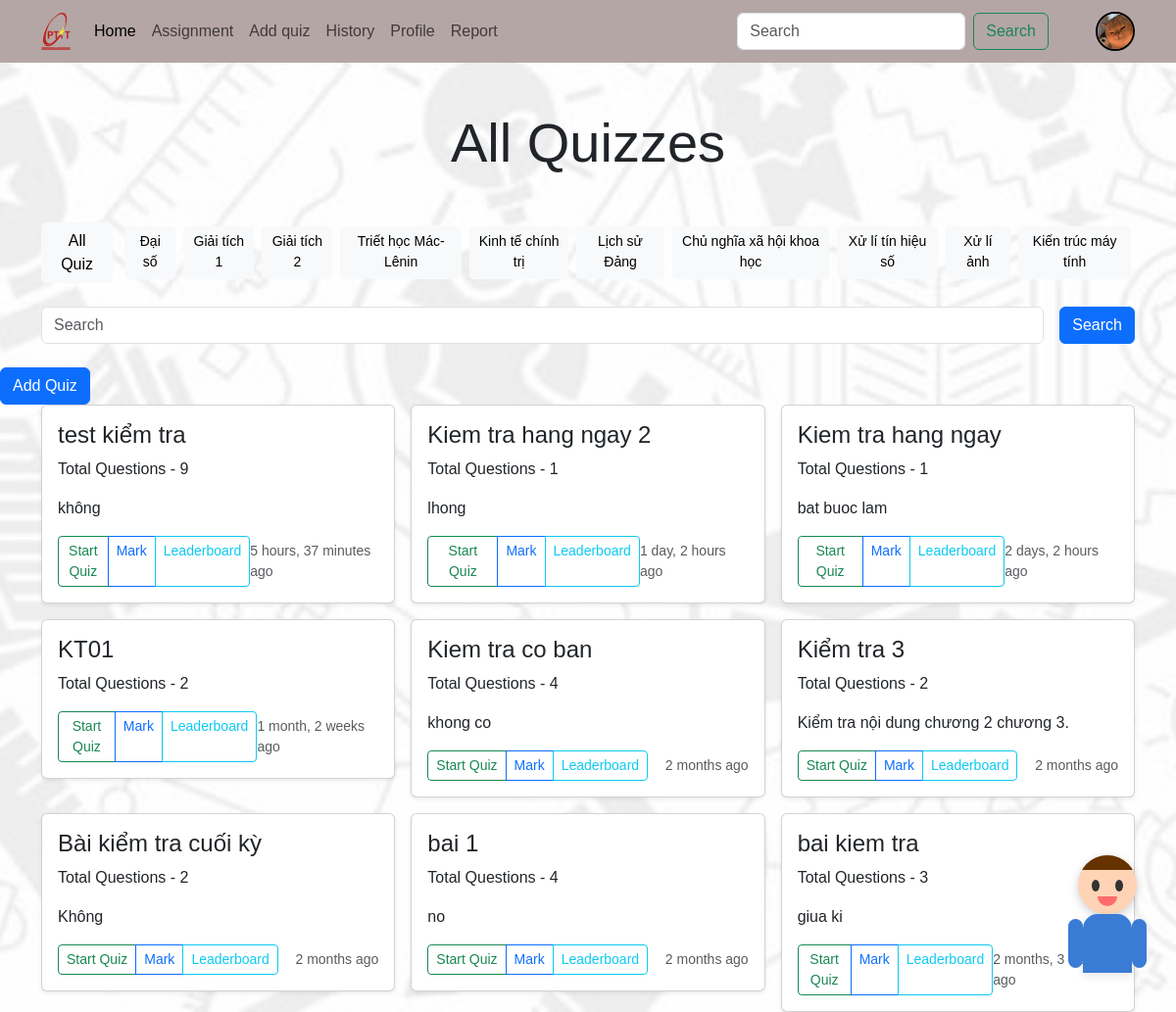
Page /quiz/all_quiz/ (signed in) on the earlier database version.
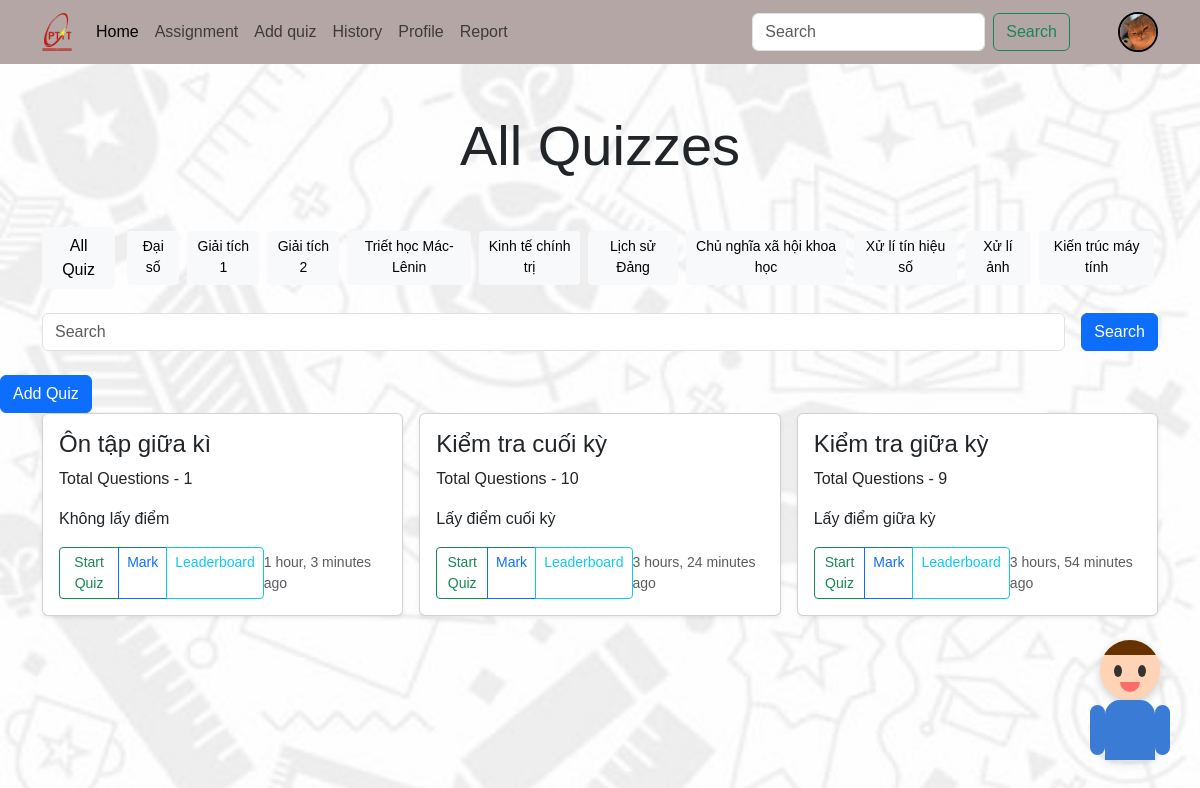
Same page on the later database version.
### account/models.py (models this page shows, shortened)
class Profile(models.Model):
    user = models.OneToOneField(User, on_delete=models.CASCADE, null=True, related_name='profile', verbose_name='User Object')
    user_class = models.TextField(blank=True, null=True)
    email = models.EmailField(blank=True, null=True, max_length=254, unique=True)
    profile_img = models.ImageField(upload_to='profile_images', default='profile_images/user.jpg', blank=True, null=True, verbose_name='Profile Pic')
    studen_id = models.CharField(max_length=15, blank=True, null=True)
    GENDER = (
        ('Male', 'Male'),
        ('Female', 'Female'),
        ('Other', 'Other'),
    )
    gender = models.CharField(max_length=6, choices=GENDER, blank=True, null=True)

### quiz/models.py (models this page shows, shortened)
class Category(models.Model):
    name = models.CharField(max_length=255)
    class Meta:
        verbose_name_plural = 'Categories'

class Quiz(models.Model):
    QUIZ_TYPES = [
        ('NORMAL', 'Bài kiểm tra thông thường'),
        ('PDF', 'Bài kiểm tra PDF'),
    ]
    id = models.AutoField(primary_key=True)
    title = models.CharField(max_length=255)
    description = models.TextField()
    class_id = models.ForeignKey(MyClass, on_delete=models.CASCADE, null=True, blank=True)
    category = models.ForeignKey(Category, on_delete=models.CASCADE,null=True, blank=True)
    quiz_file = models.FileField(upload_to='quiz/' , null=True, blank=True)
    quiz_type = models.CharField(max_length=10, choices=QUIZ_TYPES, default='NORMAL')
    created_at = models.DateTimeField(auto_now_add=True)
    updated_at = models.DateTimeField(auto_now=True)
    duration = models.IntegerField(default=45)
    total_questions = models.IntegerField()
    instructor = models.ForeignKey(User, on_delete=models.CASCADE,null=True, blank=True)
    active = models.BooleanField(default=False)
    class Meta:
        verbose_name_plural = 'Quizzes'

### quiz/views.py (the view)
# urls.py: path('all_quiz/', views.all_quiz_view, name='all_quiz'),
@login_required(login_url='login')
def all_quiz_view(request):
    quizzes = Quiz.objects.order_by('-created_at')
    categories = Category.objects.all()
    context = {"quizzes": quizzes, "categories": categories}
    return render(request, 'all-quiz.html', context)

### templates/all-quiz.html (shortened to what this page needs)
<!DOCTYPE html>
<html lang="en">
<head>
	<link href="https://cdn.jsdelivr.net/npm/bootstrap@5.3.0-alpha3/dist/css/bootstrap.min.css" rel="stylesheet"
>
		<link rel="stylesheet" href="/static/css/style.css">
	</head>
<body>
    <nav class="navbar navbar-expand-lg bg-body-tertiary d-none d-lg-block">
        <div class="container">
            <a class="navbar-brand" href="">
                <img src="/static/images/logo_ptit.png" alt="" style="width: 30px;">
                </a>
            <div class="collapse navbar-collapse" id="navbarSupportedContent">
                <ul class="navbar-nav me-auto mb-2 mb-lg-0">
                    <li class="nav-item">
                        <a class="nav-link active" aria-current="page" href="{% url 'welcome' %}">Home</a>
                    </li>
						<a class="nav-link" href="{% url 'all_quiz' %}">Assignment</a>
					{% if request.user.is_superuser %}
					<li class="nav-item">
						<a class="nav-link" href="{% url 'addquiz' %}">Add quiz</a>
					</li>
					{% endif %}
					<li class="nav-item">
						<a class="nav-link" href="">History</a>
					</li>
					<li class="nav-item">
                        <a class="nav-link" href="{% url 'profile' request.user.username %}">Profile</a>
                    </li>
						<a class="nav-link" href="">Report</a>
                </ul>
                <form class="d-flex" role="search">
                    <input class="form-control me-2" type="search" placeholder="Search" aria-label="Search">
                    <button class="btn btn-outline-success" type="submit">Search</button>
                </form>
                {% if request.user.is_authenticated %}
                    <a href="{% url 'profile' request.user.username %}" class="ms-5">
                    <img src="{{request.user.profile.profile_img.url}}" class="rounded-circle" width="40" height="40" alt="profile_img" style="border: 2px solid #000;">
                    </a>
                {% endif %}
            </div>
        </div>
    </nav>
	<h1 class="display-4 text-center my-5">All Quizzes</h1>
	<div class="container">
		<div class="d-flex">
			<a href="{% url 'all_quiz' %}" class="btn btn-light me-2">All Quiz</a>
			{% for category in categories %}
			<a href="{% url 'search' category.name %}" class="btn btn-sm btn-light m-1">{{category.name}}</a>
			{% endfor %}
		</div>
	</div>
	<form class="container d-flex my-4" role="search" method="get" action="{% url 'search' ' '%}">
		<input name ='q' class="form-control me-2" type="search" placeholder="Search" aria-label="Search">
		<button type="submit" class="btn btn-primary ms-2">Search</button>
	</form>
	{% if user.is_superuser %}
		<div>
			<a href="{% url 'addquiz' %}" class="btn btn-primary">
				 Add Quiz
			</a>
		</div>
	{% endif %}
	<div class="container">
		<div class="row row-cols-1 row-cols-sm-1 row-cols-md-2 row-cols-lg-3 g-3">
			{% if quizzes|length > 0 %}
			{% for quiz in quizzes %}
			<div class="col">
				<div class="card shadow-sm">
					<div class="card-body">
						<h4>{{quiz.title}}</h4>
						<p class="card-text">Total Questions - {{ quiz.total_questions }}</p>
						<p class="card-text">{{quiz.description|truncatewords:10}}</p>
						<div class="d-flex justify-content-between align-items-center">
							<div class="btn-group">
								<a href="{%  url 'start_quiz' quiz.id %}" type="button" class="btn btn-sm btn-outline-success">Start
									Quiz</a>
								{% if request.user.is_staff %}
									<a href="{% url 'mark_quiz' quiz.id %}" type="button" class="btn btn-sm btn-outline-primary">Mark</a>
								{% endif %}
								{% if request.user.is_staff %}
									<a href="{% url 'quiz_leaderboard' quiz.id %}" type="button" class="btn btn-sm btn-outline-info">Leaderboard</a>
								{% endif %}
							</div>
							<small class="text-body-secondary">{{quiz.created_at|timesince}} ago</small>
						</div>
					</div>
				</div>
			</div>
			{% endfor %}
			{% else %}
				<div class="col-lg-12 col-md-12 col-12">
					<p class="text-center text-danger fs-5">There is no quiz available for this category or search.</p>
				</div>
			{% endif %}
		</div>
	</div>
		{% include "Components/chat_bubble.html" %}
</body>
</html>

### templates/Components/chat_bubble.html (shortened to what this page needs)
<div class="assistant-container">
    <div class="assistant-character" onclick="toggleChatbot()">
        <div class="head">
            <div class="face">
                <div class="eyes">
                    <div class="eye left"></div>
                    <div class="eye right"></div>
                </div>
                <div class="mouth"></div>
            </div>
            <div class="hair"></div>
        </div>
        <div class="body">
            <div class="torso"></div>
            <div class="arm left"></div>
            <div class="arm right"></div>
        </div>
    </div>
</div>
<link rel="stylesheet" href="https://cdnjs.cloudflare.com/ajax/libs/font-awesome/5.15.4/css/all.min.css">

### static/css/style.css (style rules this page uses)
* { font-family: 'Arial', 'Tahoma', 'Verdana', 'Roboto', 'Open Sans', sans-serif; }
body { background-image: url("../images/Bg1.jpg"); background-size: cover; background-repeat: no-repeat; background-attachment: fixed; background-position: center; }
.navbar { background-color: #b5a6a6 !important; }

### templates/Components/chat_bubble.html (style rules this page uses)
.assistant-container { position: fixed; bottom: 20px; right: 20px; width: 100px; height: 140px; z-index: 1000; cursor: pointer; }
.assistant-character { position: relative; width: 100%; height: 100%; transform-origin: bottom center; animation: bounce 3s ease-in-out infinite; }
.head { position: absolute; width: 60px; height: 60px; background: #FFD3B5; border-radius: 50%; top: 0; left: 20px; overflow: hidden; box-shadow: 0 3px 10px rgba(0, 0, 0, 0.2); animation: headTilt 8s ease-in-out infinite; }
.face { position: relative; width: 100%; height: 100%; }
.eyes { position: absolute; top: 25px; width: 100%; display: flex; justify-content: center; }
.eye { width: 8px; height: 12px; background: #333; border-radius: 50%; margin: 0 8px; animation: blink 4s ease-in-out infinite; }
.mouth { position: absolute; width: 20px; height: 10px; background: #FF6B6B; border-radius: 0 0 10px 10px; bottom: 8px; left: 20px; animation: smile 8s ease-in-out infinite; }
.hair { position: absolute; top: -5px; left: 0; width: 100%; height: 20px; background: #663300; border-radius: 50% 50% 0 0; }
.body { position: absolute; width: 100%; top: 60px; }
.torso { width: 50px; height: 60px; background: #3a7bd5; border-radius: 15px 15px 0 0; left: 25px; position: absolute; box-shadow: 0 3px 10px rgba(0, 0, 0, 0.1); }
.arm { width: 15px; height: 50px; background: #3a7bd5; position: absolute; top: 5px; border-radius: 8px; }
.arm.left { left: 10px; transform-origin: top center; animation: waveLeft 5s ease-in-out infinite; }
.arm.right { right: 10px; transform-origin: top center; animation: waveRight 6s ease-in-out infinite; }

Differences in the rows shown:
removed Quiz: title "test kiểm tra", total_questions "9", description "không", created_at "5 hours, 37 minutes"
removed Quiz: title "Kiem tra hang ngay 2", total_questions "1", description "lhong", created_at "1 day, 2 hours"
removed Quiz: title "Kiem tra hang ngay", total_questions "1", description "bat buoc lam", created_at "2 days, 2 hours"
removed Quiz: title "KT01", total_questions "2", created_at "1 month, 2 weeks"
removed Quiz: title "Kiem tra co ban", total_questions "4", description "khong co", created_at "2 months"
removed Quiz: title "Kiểm tra 3", total_questions "2", description "Kiểm tra nội dung chương 2 chương 3.", created_at "2 months"
removed Quiz: title "Bài kiểm tra cuối kỳ", total_questions "2", description "Không", created_at "2 months"
removed Quiz: title "bai 1", total_questions "4", description "no", created_at "2 months"
removed Quiz: title "bai kiem tra", total_questions "3", description "giua ki", created_at "2 months, 3 weeks"
added Quiz: title "Ôn tập giữa kì", total_questions "1", description "Không lấy điểm", created_at "1 hour, 3 minutes"
added Quiz: title "Kiểm tra cuối kỳ", total_questions "10", description "Lấy điểm cuối kỳ", created_at "3 hours, 24 minutes"
added Quiz: title "Kiểm tra giữa kỳ", total_questions "9", description "Lấy điểm giữa kỳ", created_at "3 hours, 54 minutes"
